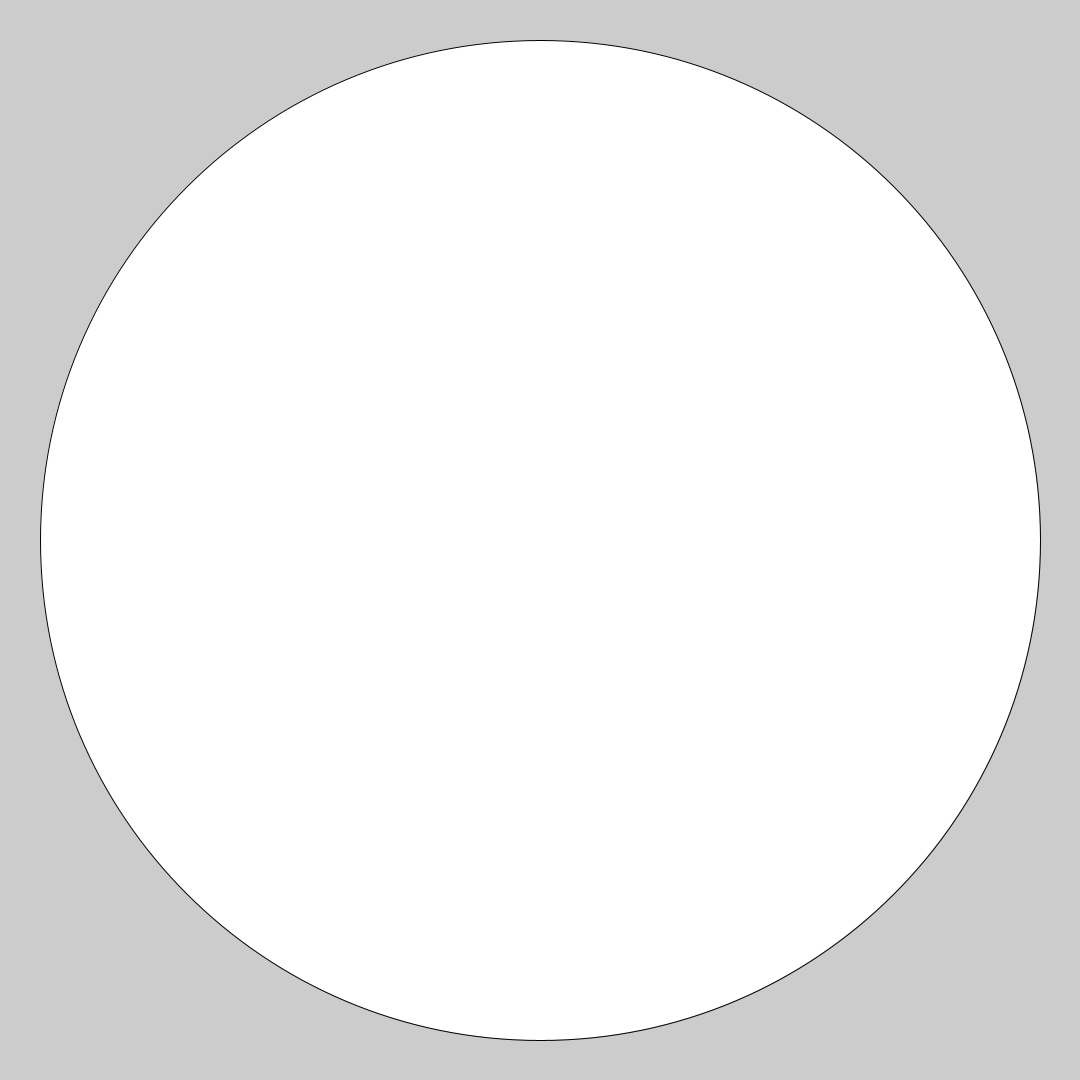
Frame 1 (no input)
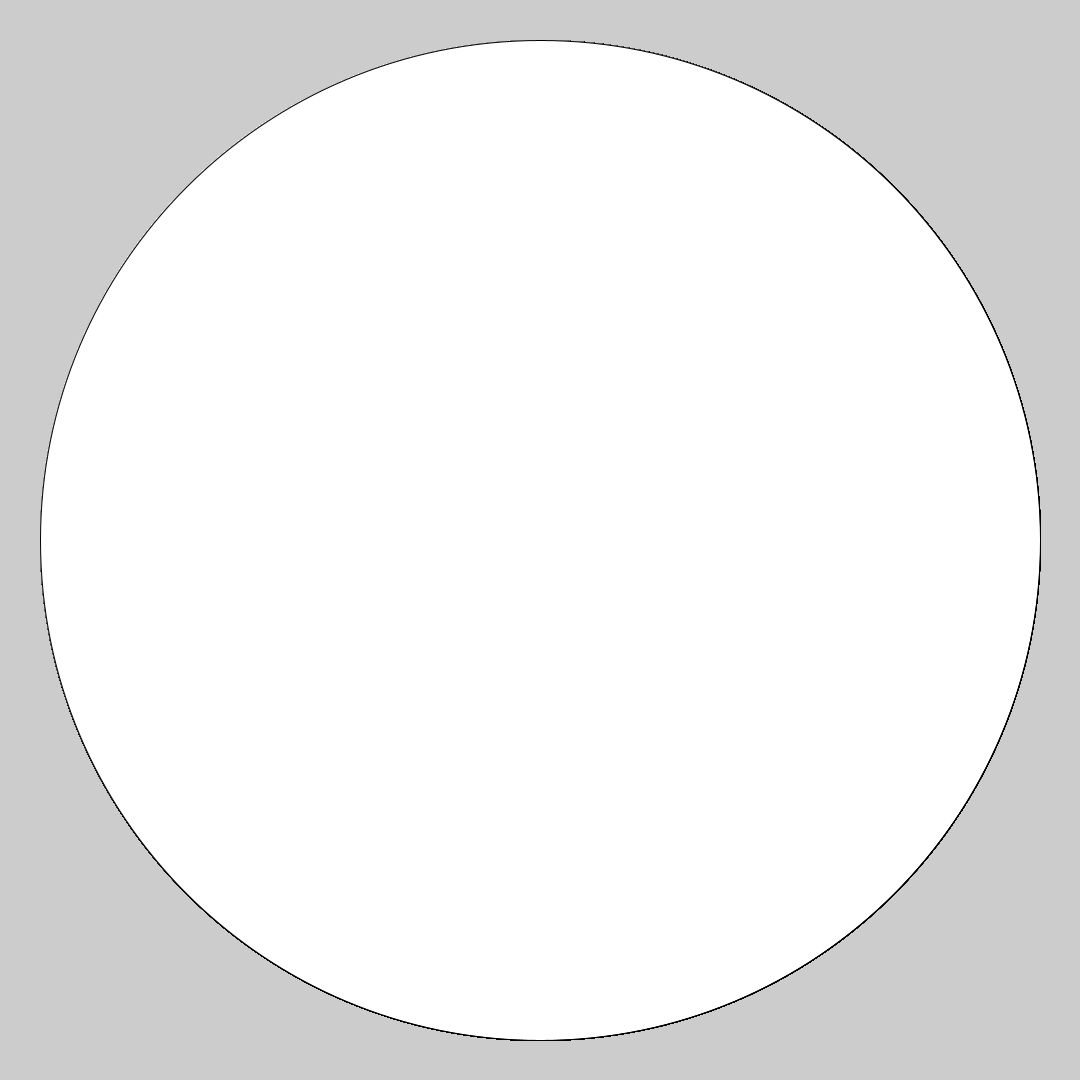
Frame 60 (the mouse pressed at the canvas centre just before this capture)
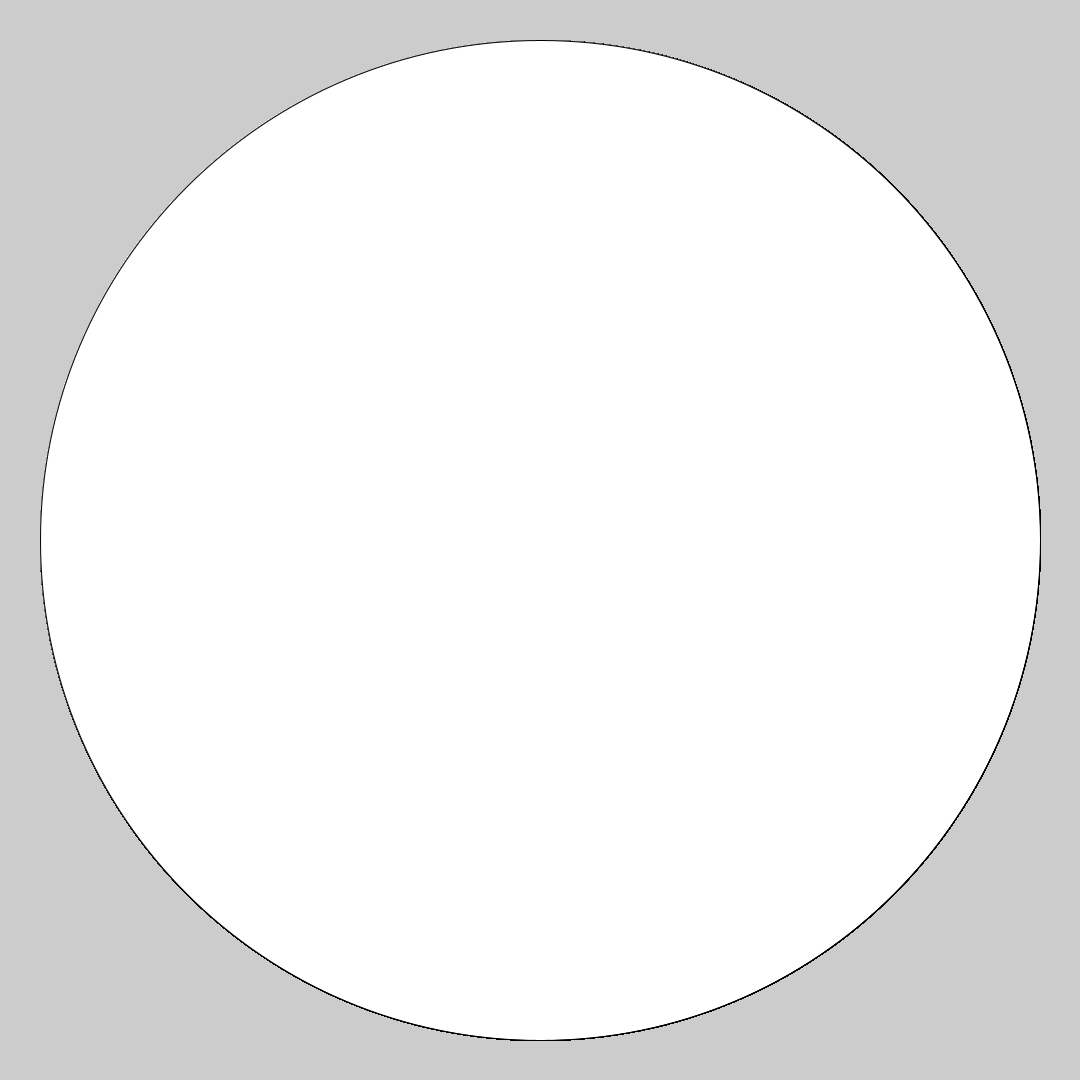
Frame 120 (the mouse held since frame 60 and released just before this capture)

The Processing sketch that drew these frames (run headless with seeded random() and noise(); from frame 60 on, the mouse is pressed at the canvas centre):

// Processing sketch: example03_ellipse
// ── example03_ellipse.pde
/* example03_ellipse */

void setup() {

  size(1080, 1080);
}

void draw() {

  // Default positioning – CENTER...
  ellipse(540, 540, 1000, 1000);  // Draw gray ellipse using CENTER mode

  ///////

  //ellipseMode(CENTER);  // Set ellipseMode to CENTER
  //fill(100);  // Set fill to gray
  //ellipse(540, 540, 1000, 1000);  // Draw gray ellipse using CENTER mode

  //ellipseMode(RADIUS);  // Set ellipseMode to RADIUS
  //fill(255);  // Set fill to white
  //ellipse(540, 540, 1000, 1000);  // Draw white ellipse using RADIUS mode

  ///////

  //ellipseMode(CORNER);  // Set ellipseMode is CORNER
  //fill(255);  // Set fill to white
  //ellipse(25, 25, 1000, 1000);  // Draw white ellipse using CORNER mode

  //ellipseMode(CORNERS);  // Set ellipseMode to CORNERS
  //fill(100);  // Set fill to gray
  //ellipse(25, 25, 1000, 1000);  // Draw gray ellipse using CORNERS mode
  
}
